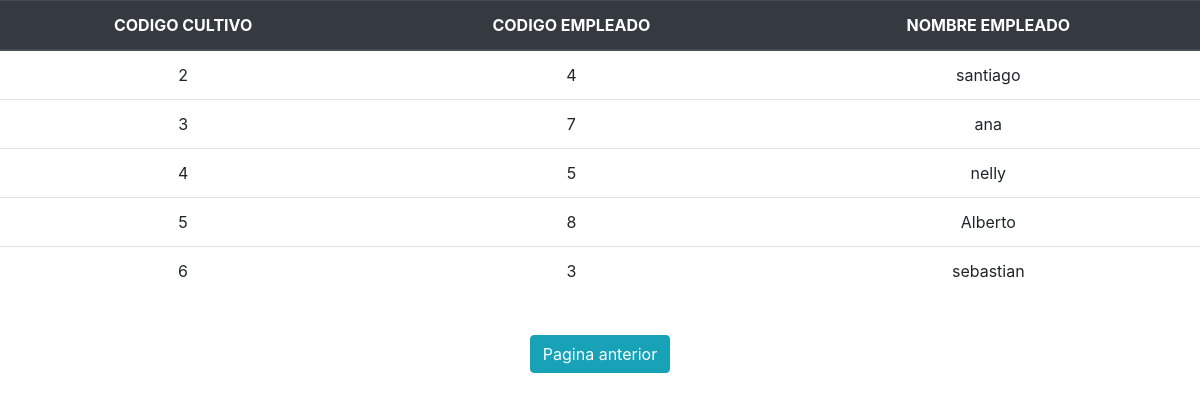
The page /Consulta/empleados_cultivo.php on the database its author committed.
### tables this page shows
CREATE TABLE IF NOT EXISTS `cultivo` (
  `codigo_cultivo` int(11) NOT NULL AUTO_INCREMENT,
  `codigo_empleado` int(11) NOT NULL,
  `codigo_planta` int(11) NOT NULL,
  `cantidad_cultivo` int(11) NOT NULL DEFAULT '0',
  `humedad_cultivo` int(11) NOT NULL DEFAULT '0',
  `edad_cultivo` int(11) NOT NULL DEFAULT '0',
  `dias_abono` int(11) NOT NULL DEFAULT '0',
  `crecimiento` int(11) NOT NULL DEFAULT '0',
  `muerte` int(11) NOT NULL DEFAULT '0',
  `termino` int(11) NOT NULL DEFAULT '0',
  PRIMARY KEY (`codigo_cultivo`)
);

CREATE TABLE IF NOT EXISTS `empleado` (
  `codigo_empleado` int(11) NOT NULL AUTO_INCREMENT,
  `cedula` int(11) NOT NULL,
  `nombre` varchar(25) NOT NULL,
  `apellido1` varchar(25) NOT NULL,
  `apellido2` varchar(25) NOT NULL,
  `telefono` int(11) NOT NULL,
  `eliminar` int(11) NOT NULL,
  PRIMARY KEY (`codigo_empleado`)
);

### Consulta/empleados_cultivo.php (the view, shortened to what this page needs)
<!DOCTYPE html>
<html>
<head>
                <link rel="stylesheet" href="../css/bootstrap.min.css">
</head>
<body>
            <div>
                    <table align="center" class="table">
                        <thead class="thead-dark">
                            <tr>
                                <th class="thead-dark" scope="col"><center>CODIGO CULTIVO</center></th>
                                <th class="thead-dark" scope="col"><center>CODIGO EMPLEADO</center></th>
                                <th class="thead-dark" scope="col"><center>NOMBRE EMPLEADO</center></th>
                            </tr>
                            </thead>
			<?php
				require('../conexion.php');
				$sql="SELECT codigo_cultivo, cultivo.codigo_empleado, nombre FROM cultivo INNER JOIN empleado ON cultivo.codigo_empleado = empleado.codigo_empleado WHERE (muerte = 0 AND termino = 0)";
				$resultado= mysqli_query($link,$sql);
				while($extraido=mysqli_fetch_array($resultado))
				{
					echo "<tr align='center'><td>".$extraido['codigo_cultivo']."</td>";
					echo "<td>".$extraido['codigo_empleado']."</td>";
					echo "<td>".$extraido['nombre']."</td></tr>";
				}
			?>
            </table>
                <center> <table align="center">
                <BR>
                <tr>
                <p><button class="btn btn-info" onclick=location.href='../index.php'>Pagina anterior</button></p>
                </tr>
                </table>
                </center>
            </div>
    </body>
</html>

### rows shown on the page
cultivo: codigo_cultivo "2", codigo_empleado "4", empleado.nombre "santiago"
cultivo: codigo_cultivo "3", codigo_empleado "7", empleado.nombre "ana"
cultivo: codigo_cultivo "4", codigo_empleado "5", empleado.nombre "nelly"
cultivo: codigo_cultivo "5", codigo_empleado "8", empleado.nombre "Alberto"
cultivo: codigo_cultivo "6", codigo_empleado "3", empleado.nombre "sebastian"
